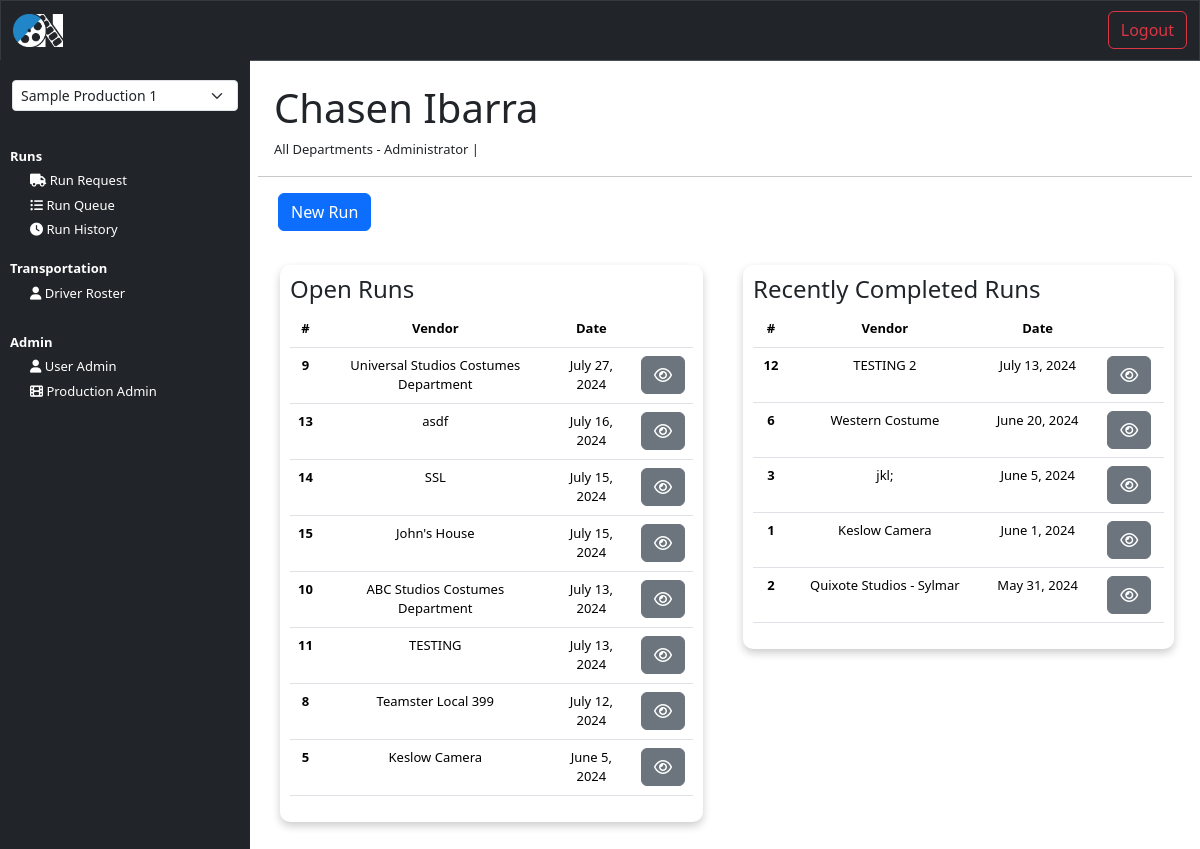
The page /dashboard (signed in) on the database its author committed.
### core/models.py (models this page shows, shortened)
class NewUser(AbstractBaseUser, PermissionsMixin):
    email = models.EmailField(_('email address'), unique=True)
    user_name = models.CharField(max_length=150, unique=True)
    first_name = models.CharField(max_length=150)
    last_name = models.CharField(max_length=150)
    start_date = models.DateTimeField(default=timezone.now)
    is_staff = models.BooleanField(default=False)
    is_active = models.BooleanField(default=False)
    production_title = models.CharField(max_length=150)
    phone_number = models.CharField(max_length=20)
    department = models.CharField(max_length=150, blank=True)
    job_title = models.CharField(max_length=150, blank=True)
    productions = models.ManyToManyField('Production', related_name='users', blank=True)
    objects = CustomAccountManager()
    USERNAME_FIELD = 'email'
    REQUIRED_FIELDS = ['user_name', 'first_name']

### transportation/models.py (models this page shows, shortened)
class RunRequest(models.Model):
    production_title = models.CharField(max_length=150, null=True)
    create_date = models.DateField(auto_now_add=True)
    requester_name = models.CharField(max_length=100)
    requester_phone = models.CharField(max_length=15)
    requester_email = models.CharField(max_length=255)
    requester_department = models.CharField(max_length=100)
    run_date = models.DateField()
    ready_time = models.TimeField(null=True, blank=True)
    need_by_this_time = models.TimeField(null=True, blank=True)
    pickup_name = models.CharField(max_length=100)
    pickup_phone = models.CharField(max_length=15, null=True, blank=True)
    pickup_address_1 = models.CharField(max_length=100)
    pickup_address_2 = models.CharField(max_length=100, null=True, blank=True)
    pickup_city = models.CharField(max_length=100)
    pickup_state = models.CharField(max_length=2)
    pickup_zip = models.CharField(max_length=10)
    dropoff_name = models.CharField(max_length=100)
    dropoff_phone = models.CharField(max_length=15, blank=True)
    dropoff_address_1 = models.CharField(max_length=100)
    dropoff_address_2 = models.CharField(max_length=100, null=True, blank=True)
    dropoff_city = models.CharField(max_length=100)
    dropoff_state = models.CharField(max_length=2)
    dropoff_zip = models.CharField(max_length=10)
    purchase_order = models.CharField(max_length=20, null=True, blank=True)
    vendor_invoice  = models.CharField(max_length=20, null=True, blank=True)
    run_status = models.CharField(max_length=20, null=True, blank=True)
    truck_size = models.CharField(max_length=50, null=True, blank=True)
    run_details = models.TextField(max_length=500)
    assigned_driver = models.CharField(max_length=100, null=True, blank=True)

### interface/views.py (the view)
# urls.py: path('dashboard', views.dashboard, name="dashboard"),
@login_required(login_url=login)
def dashboard(request):
    runs = RunRequest.objects.all().order_by('-run_date')
    user = get_object_or_404(NewUser, id=request.user.id)
    user_productions = user.productions.filter(is_active=True)
    production_title_in_session = request.session.get('production_title')
    if production_title_in_session:
        runs = runs.filter(production_title=production_title_in_session)
    context = {
        'runs': runs,
        'user_productions': user_productions,
    }
    return render(request, 'interface/dashboard.html', context=context)

### interface/templates/interface/dashboard.html (shortened to what this page needs)
{% extends 'interface/layout.html' %}
{% block content %}
    <main>
        <div class="mx-3 pt-3 dashboard-user-info">
            <h1>{{ user.first_name }} {{ user.last_name }} </h1>
            <p>{{ request.session.department }} - {{ request.session.job_title }} | {{ request.session.production_title }}</p>
        </div>
        <hr>
        <div class="container">
            <div class="row px-2">
                <div class=" col-12">
                    <a href="{% url 'new_run' %}" title="new_run">
                        <button class="btn btn-primary">New Run</button>
                    </a>
                    <br><br>
                </div>
            </div>
            <div class="row">
                <div class=" col-12 col-lg-6 mb-2">
                    <div class="card-body">
                        <div class="card-title">
                            <h4>Open Runs</h4>
                        </div>
                        <table class="table">
                            <thead>
                                <tr>
                                    <th scope="col">#</th>
                                    <th scope="col">Vendor</th>
                                    <th scope="col">Date</th>
                                    <th scope="col"></th>
                                </tr>
                            </thead>
                            <tbody>
                                {% for run in runs %}
                                    {% if run.run_status == "Open" %}
                                        <tr>
                                            <th scope="row">{{ run.id }}</th>
                                            <td>{{ run.pickup_name }}</td>
                                            <td scope="row">
                                                    {{ run.run_date }}
                                            </td>
                                            <td>
                                                <a class="btn btn-secondary" href="{% url 'view_run' run.id %}" title="view_run"><i class="fa fa-eye"></i></a>
                                            </td>
                                        </tr>
                                    {% endif %}
                                {% endfor %}
                            </tbody>
                        </table>
                    </div>
                </div>
                <div class="col-12 col-lg-6 px-2 mb-2">
                    <div class="card-body">
                        <div class="card-title">
                          <h4>Recently Completed Runs</h4>
                        </div>
                        <table class="table">
                            <thead>
                                <tr>
                                    <th scope="col">#</th>
                                    <th scope="col">Vendor</th>
                                    <th scope="col">Date</th>
                                    <th scope="col"></th>
                                </tr>
                            </thead>
                            <tbody>
                                {% for run in runs %}
                                    {% if run.run_status == "Completed" %}
                                        <tr>
                                            <th scope="row">{{ run.id }}</th>
                                            <td>{{ run.pickup_name }}</td>
                                            <td scope="row">
                                                {{ run.run_date }}
                                            </td>
                                            <td>
                                                <a class="btn btn-secondary" href="{% url 'view_run' run.id %}" title="view_run"><i class="fa fa-eye"></i></a>
                                            </td>
                                        </tr>
                                    {% endif %}
                                {% endfor %}
                            </tbody>
                        </table>
                    </div>
                </div>
            </div>
            <br>
        </div>
    </main>
{% endblock %}

### static/css/style.css (style rules this page uses)
body { padding: 0; margin: 0; background-color: white; }
main { margin: 0; padding: 0; }
.card-body { padding: 20px; margin: 20px; border-radius: 10px; box-shadow: 0 4px 8px 0 rgba(0,0,0,0.2); background-color: white; }
.dashboard-user-info p { padding: 0; margin: 0; font-size: small; font-weight: thin; }
td, th { text-align: center; }
@media (min-width: 768px) { .card-body { padding: 10px; margin: 10px; font-size: small; } }
@media (min-width: 994px) { th { white-space: nowrap; } }

### rows shown on the page
NewUser: first_name "Chasen", last_name "Ibarra", session.job_title "Administrator"
RunRequest: id "9", pickup_name "Universal Studios Costumes Department", run_date "July 27, 2024"
RunRequest: id "13", pickup_name "asdf", run_date "July 16, 2024"
RunRequest: id "14", pickup_name "SSL", run_date "July 15, 2024"
RunRequest: id "15", pickup_name "John's House", run_date "July 15, 2024"
RunRequest: id "10", pickup_name "ABC Studios Costumes Department", run_date "July 13, 2024"
RunRequest: id "11", pickup_name "TESTING", run_date "July 13, 2024"
RunRequest: id "8", pickup_name "Teamster Local 399", run_date "July 12, 2024"
RunRequest: id "5", pickup_name "Keslow Camera", run_date "June 5, 2024"
RunRequest: id "12", pickup_name "TESTING 2", run_date "July 13, 2024"
RunRequest: id "6", pickup_name "Western Costume", run_date "June 20, 2024"
RunRequest: id "3", pickup_name "jkl;", run_date "June 5, 2024"
RunRequest: id "1", pickup_name "Keslow Camera", run_date "June 1, 2024"
RunRequest: id "2", pickup_name "Quixote Studios - Sylmar", run_date "May 31, 2024"

### other values the page prints
{{ request.session.department }} "All Departments"
form field production_title "Sample Production 1"
